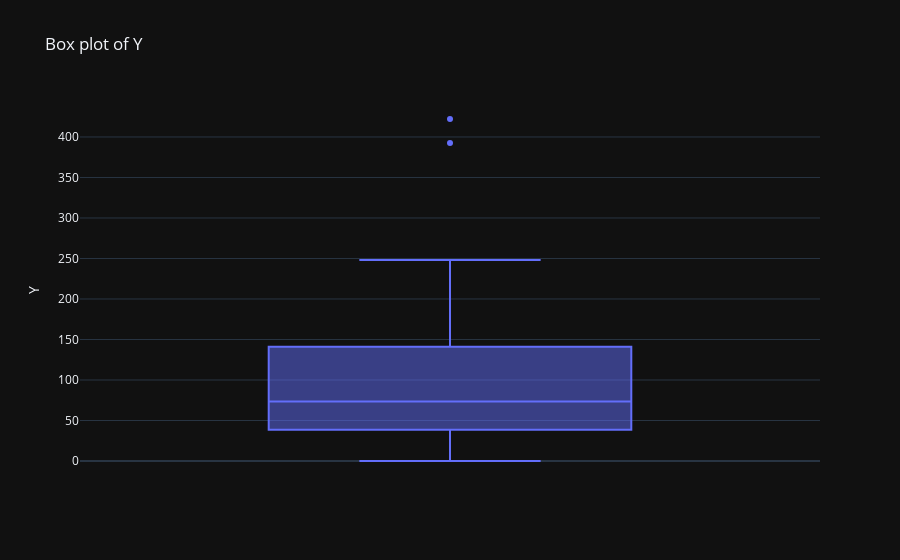

Notebook source saved alongside this figure:
### Markdown cell above
### Plot a distribuição da coluna Y usando o box plot da lib plotly

### Code cell
fig = px.box(data, y="Y", title="Box plot of Y")
fig.update_layout(template='plotly_dark')
fig.show()

### Figure 1 — Plotly figure (JSON) as saved in the notebook; plotly's stock layout.template omitted (floating-point values rounded to 4 significant figures)
{"data": [{"alignmentgroup": "True", "hovertemplate": "Y=%{y}<extra></extra>", "legendgroup": "", "marker": {"color": "#636efa"}, "name": "", "notched": false, "offsetgroup": "", "orientation": "v", "showlegend": false, "type": "box", "x0": " ", "xaxis": "x", "y": [392.5, 46.2, 15.7, 422.2, 119.4, 170.9, 56.9, 77.5, 214, 65.3, 20.9, 248.1, 23.5, 39.6, 48.8, 6.6, 134.9, 50.9, 4.4, 113, 14.8, 48.7, 52.1, 13.2, 103.9, 77.5, 11.8, 98.1, 27.9, 38.1, 0, 69.2, 14.6, 40.3, 161.5, 57.2, 217.6, 58.1, 12.6, 59.6, 89.9, 202.4, 181.3, 152.8, 162.8, 73.4, 21.3, 92.6, 76.1, 39.9, 142.1, 93, 31.9, 32.1, 55.6, 133.3, 194.5, 137.9, 87.4, 209.8, 95.5, 244.6, 187.5], "y0": " ", "yaxis": "y"}], "layout": {"boxmode": "group", "legend": {"tracegroupgap": 0}, "title": {"text": "Box plot of Y"}, "xaxis": {"anchor": "y", "domain": [0, 1]}, "yaxis": {"anchor": "x", "domain": [0, 1], "title": {"text": "Y"}}}}
